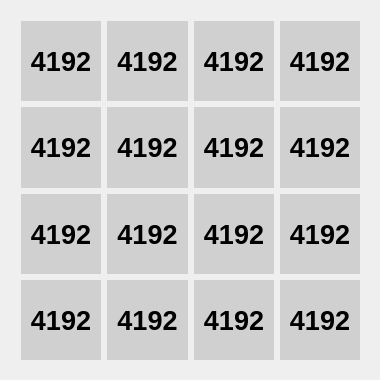
<?xml version="1.0" encoding="UTF-8"?>
<ui version="4.0">
 <class>QTPlayerClass</class>
 <widget class="QMainWindow" name="QTPlayerClass">
  <property name="geometry">
   <rect>
    <x>0</x>
    <y>0</y>
    <width>380</width>
    <height>380</height>
   </rect>
  </property>
  <property name="windowTitle">
   <string>QTPlayer</string>
  </property>
  <property name="windowOpacity">
   <double>1.000000000000000</double>
  </property>
  <property name="styleSheet">
   <string notr="true"/>
  </property>
  <widget class="QWidget" name="centralWidget">
   <widget class="QWidget" name="gridLayoutWidget">
    <property name="geometry">
     <rect>
      <x>10</x>
      <y>10</y>
      <width>361</width>
      <height>361</height>
     </rect>
    </property>
    <layout class="QGridLayout" name="gridLayout">
     <item row="1" column="3">
      <widget class="QLabel" name="label_13">
       <property name="enabled">
        <bool>true</bool>
       </property>
       <property name="font">
        <font>
         <family>MS Sans Serif</family>
         <pointsize>20</pointsize>
         <weight>75</weight>
         <bold>true</bold>
        </font>
       </property>
       <property name="styleSheet">
        <string notr="true">background-color: rgb(208, 208, 208);</string>
       </property>
       <property name="text">
        <string>4192</string>
       </property>
       <property name="alignment">
        <set>Qt::AlignCenter</set>
       </property>
      </widget>
     </item>
     <item row="0" column="2">
      <widget class="QLabel" name="label_02">
       <property name="enabled">
        <bool>true</bool>
       </property>
       <property name="font">
        <font>
         <family>MS Sans Serif</family>
         <pointsize>20</pointsize>
         <weight>75</weight>
         <bold>true</bold>
        </font>
       </property>
       <property name="styleSheet">
        <string notr="true">background-color: rgb(208, 208, 208);</string>
       </property>
       <property name="text">
        <string>4192</string>
       </property>
       <property name="alignment">
        <set>Qt::AlignCenter</set>
       </property>
      </widget>
     </item>
     <item row="0" column="3">
      <widget class="QLabel" name="label_03">
       <property name="enabled">
        <bool>true</bool>
       </property>
       <property name="font">
        <font>
         <family>MS Sans Serif</family>
         <pointsize>20</pointsize>
         <weight>75</weight>
         <bold>true</bold>
        </font>
       </property>
       <property name="styleSheet">
        <string notr="true">background-color: rgb(208, 208, 208);</string>
       </property>
       <property name="text">
        <string>4192</string>
       </property>
       <property name="alignment">
        <set>Qt::AlignCenter</set>
       </property>
      </widget>
     </item>
     <item row="0" column="0">
      <widget class="QLabel" name="label_00">
       <property name="enabled">
        <bool>true</bool>
       </property>
       <property name="font">
        <font>
         <family>MS Sans Serif</family>
         <pointsize>20</pointsize>
         <weight>75</weight>
         <bold>true</bold>
        </font>
       </property>
       <property name="styleSheet">
        <string notr="true">background-color: rgb(208, 208, 208);</string>
       </property>
       <property name="text">
        <string>4192</string>
       </property>
       <property name="alignment">
        <set>Qt::AlignCenter</set>
       </property>
      </widget>
     </item>
     <item row="1" column="1">
      <widget class="QLabel" name="label_11">
       <property name="enabled">
        <bool>true</bool>
       </property>
       <property name="font">
        <font>
         <family>MS Sans Serif</family>
         <pointsize>20</pointsize>
         <weight>75</weight>
         <bold>true</bold>
        </font>
       </property>
       <property name="styleSheet">
        <string notr="true">background-color: rgb(208, 208, 208);</string>
       </property>
       <property name="text">
        <string>4192</string>
       </property>
       <property name="alignment">
        <set>Qt::AlignCenter</set>
       </property>
      </widget>
     </item>
     <item row="3" column="0">
      <widget class="QLabel" name="label_30">
       <property name="enabled">
        <bool>true</bool>
       </property>
       <property name="font">
        <font>
         <family>MS Sans Serif</family>
         <pointsize>20</pointsize>
         <weight>75</weight>
         <bold>true</bold>
        </font>
       </property>
       <property name="styleSheet">
        <string notr="true">background-color: rgb(208, 208, 208);</string>
       </property>
       <property name="text">
        <string>4192</string>
       </property>
       <property name="alignment">
        <set>Qt::AlignCenter</set>
       </property>
      </widget>
     </item>
     <item row="0" column="1">
      <widget class="QLabel" name="label_01">
       <property name="enabled">
        <bool>true</bool>
       </property>
       <property name="font">
        <font>
         <family>MS Sans Serif</family>
         <pointsize>20</pointsize>
         <weight>75</weight>
         <bold>true</bold>
        </font>
       </property>
       <property name="styleSheet">
        <string notr="true">background-color: rgb(208, 208, 208);</string>
       </property>
       <property name="text">
        <string>4192</string>
       </property>
       <property name="alignment">
        <set>Qt::AlignCenter</set>
       </property>
      </widget>
     </item>
     <item row="2" column="0">
      <widget class="QLabel" name="label_20">
       <property name="enabled">
        <bool>true</bool>
       </property>
       <property name="font">
        <font>
         <family>MS Sans Serif</family>
         <pointsize>20</pointsize>
         <weight>75</weight>
         <bold>true</bold>
        </font>
       </property>
       <property name="styleSheet">
        <string notr="true">background-color: rgb(208, 208, 208);</string>
       </property>
       <property name="text">
        <string>4192</string>
       </property>
       <property name="alignment">
        <set>Qt::AlignCenter</set>
       </property>
      </widget>
     </item>
     <item row="1" column="0">
      <widget class="QLabel" name="label_10">
       <property name="enabled">
        <bool>true</bool>
       </property>
       <property name="font">
        <font>
         <family>MS Sans Serif</family>
         <pointsize>20</pointsize>
         <weight>75</weight>
         <bold>true</bold>
        </font>
       </property>
       <property name="styleSheet">
        <string notr="true">background-color: rgb(208, 208, 208);</string>
       </property>
       <property name="text">
        <string>4192</string>
       </property>
       <property name="alignment">
        <set>Qt::AlignCenter</set>
       </property>
      </widget>
     </item>
     <item row="1" column="2">
      <widget class="QLabel" name="label_12">
       <property name="enabled">
        <bool>true</bool>
       </property>
       <property name="font">
        <font>
         <family>MS Sans Serif</family>
         <pointsize>20</pointsize>
         <weight>75</weight>
         <bold>true</bold>
        </font>
       </property>
       <property name="autoFillBackground">
        <bool>false</bool>
       </property>
       <property name="styleSheet">
        <string notr="true">background-color: rgb(208, 208, 208);</string>
       </property>
       <property name="text">
        <string>4192</string>
       </property>
       <property name="alignment">
        <set>Qt::AlignCenter</set>
       </property>
      </widget>
     </item>
     <item row="2" column="1">
      <widget class="QLabel" name="label_21">
       <property name="enabled">
        <bool>true</bool>
       </property>
       <property name="font">
        <font>
         <family>MS Sans Serif</family>
         <pointsize>20</pointsize>
         <weight>75</weight>
         <bold>true</bold>
        </font>
       </property>
       <property name="styleSheet">
        <string notr="true">background-color: rgb(208, 208, 208);</string>
       </property>
       <property name="text">
        <string>4192</string>
       </property>
       <property name="alignment">
        <set>Qt::AlignCenter</set>
       </property>
      </widget>
     </item>
     <item row="2" column="2">
      <widget class="QLabel" name="label_22">
       <property name="enabled">
        <bool>true</bool>
       </property>
       <property name="font">
        <font>
         <family>MS Sans Serif</family>
         <pointsize>20</pointsize>
         <weight>75</weight>
         <bold>true</bold>
        </font>
       </property>
       <property name="styleSheet">
        <string notr="true">background-color: rgb(208, 208, 208);</string>
       </property>
       <property name="text">
        <string>4192</string>
       </property>
       <property name="alignment">
        <set>Qt::AlignCenter</set>
       </property>
      </widget>
     </item>
     <item row="2" column="3">
      <widget class="QLabel" name="label_23">
       <property name="enabled">
        <bool>true</bool>
       </property>
       <property name="font">
        <font>
         <family>MS Sans Serif</family>
         <pointsize>20</pointsize>
         <weight>75</weight>
         <bold>true</bold>
        </font>
       </property>
       <property name="styleSheet">
        <string notr="true">background-color: rgb(208, 208, 208);</string>
       </property>
       <property name="text">
        <string>4192</string>
       </property>
       <property name="alignment">
        <set>Qt::AlignCenter</set>
       </property>
      </widget>
     </item>
     <item row="3" column="1">
      <widget class="QLabel" name="label_31">
       <property name="enabled">
        <bool>true</bool>
       </property>
       <property name="font">
        <font>
         <family>MS Sans Serif</family>
         <pointsize>20</pointsize>
         <weight>75</weight>
         <bold>true</bold>
        </font>
       </property>
       <property name="styleSheet">
        <string notr="true">background-color: rgb(208, 208, 208);</string>
       </property>
       <property name="text">
        <string>4192</string>
       </property>
       <property name="alignment">
        <set>Qt::AlignCenter</set>
       </property>
      </widget>
     </item>
     <item row="3" column="2">
      <widget class="QLabel" name="label_32">
       <property name="enabled">
        <bool>true</bool>
       </property>
       <property name="font">
        <font>
         <family>MS Sans Serif</family>
         <pointsize>20</pointsize>
         <weight>75</weight>
         <bold>true</bold>
        </font>
       </property>
       <property name="styleSheet">
        <string notr="true">background-color: rgb(208, 208, 208);</string>
       </property>
       <property name="text">
        <string>4192</string>
       </property>
       <property name="alignment">
        <set>Qt::AlignCenter</set>
       </property>
      </widget>
     </item>
     <item row="3" column="3">
      <widget class="QLabel" name="label_33">
       <property name="enabled">
        <bool>true</bool>
       </property>
       <property name="font">
        <font>
         <family>MS Sans Serif</family>
         <pointsize>20</pointsize>
         <weight>75</weight>
         <bold>true</bold>
        </font>
       </property>
       <property name="styleSheet">
        <string notr="true">background-color: rgb(208, 208, 208);</string>
       </property>
       <property name="text">
        <string>4192</string>
       </property>
       <property name="alignment">
        <set>Qt::AlignCenter</set>
       </property>
      </widget>
     </item>
    </layout>
   </widget>
  </widget>
 </widget>
 <layoutdefault spacing="6" margin="11"/>
 <resources>
  <include location="qtplayer.qrc"/>
 </resources>
 <connections/>
 <slots>
  <slot>btnClicked()</slot>
 </slots>
</ui>
